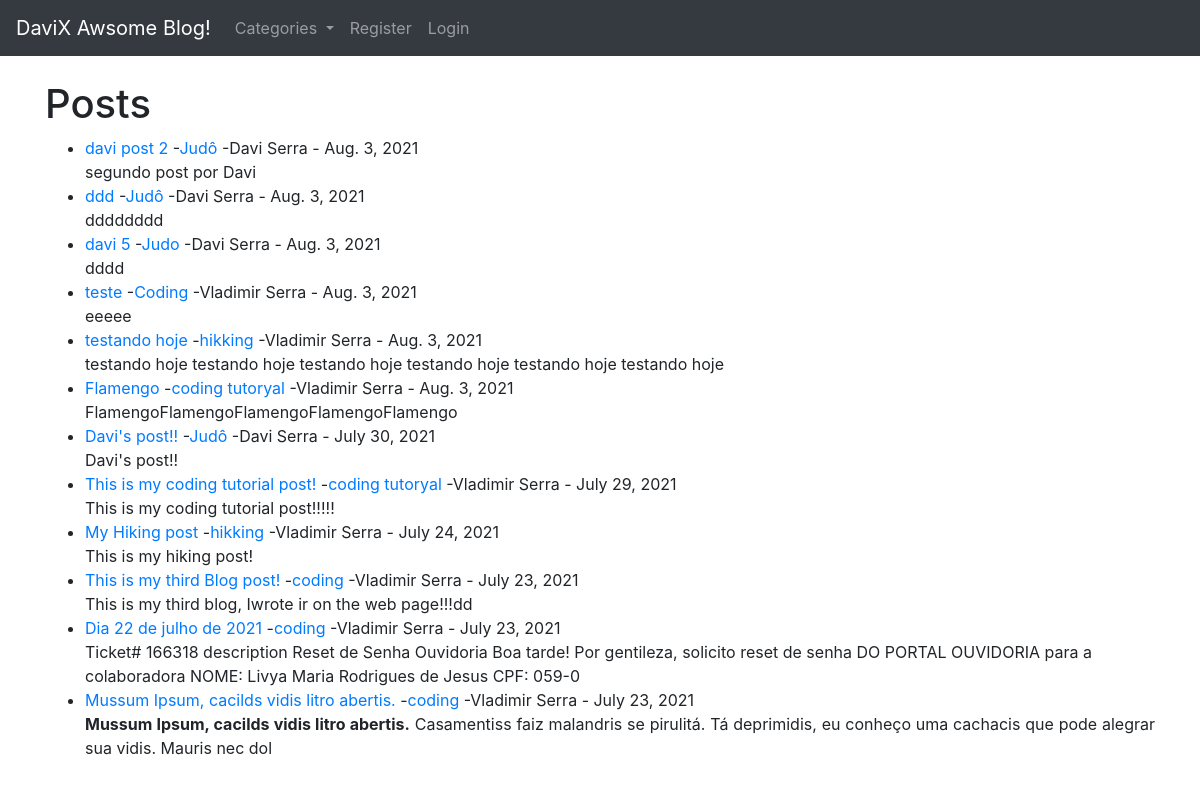
The page / on the database its author committed.
### theblog/models.py (models this page shows, shortened)
class Post(models.Model):
    title = models.CharField(max_length=255)
    title_tag = models.CharField(max_length=255)
    author = models.ForeignKey(User, on_delete=models.CASCADE)
    body = models.TextField()
    post_date = models.DateField(auto_now_add=True)
    category = models.CharField(max_length=255, default='coding')
    likes = models.ManyToManyField(User, related_name='blog_post')

### theblog/views.py (the view)
# urls.py: path('', HomeView.as_view(), name="home"),
class HomeView(ListView):
    model = Post
    template_name = 'home.html'
    ordering = ['-post_date']
    def get_context_data(self, *args, **kwargs):
        cat_menu = Category.objects.all()
        context = super(HomeView, self).get_context_data(*args, **kwargs)
        context['cat_menu'] = cat_menu
        return context

### theblog/models.py (called while the page is built)
    def __str__(self):
        return self.name

### theblog/templates/home.html (shortened to what this page needs)
{% extends 'base.html' %}
{% block content %}
<h1>Posts</h1>
<ul>
    {% for post in object_list %}
    <li><a href="{% url 'article-detail' post.pk %}">
            {{ post.title }} </a>
       -<a href="{% url 'category' post.category|slugify %}">{{ post.category}}</a>
       -{{ post.author.first_name }}
        {{ post.author.last_name }} -
            {{post.post_date}} <br/>
        {{ post.body|slice:":200"|safe }}</li>
    {% endfor %}
</ul>
{% endblock %}

### rows shown on the page
Post: title "davi post 2", category "Judô", author.first_name "Davi", author.last_name "Serra", post_date "Aug. 3, 2021", body "segundo post por Davi"
Post: title "ddd", category "Judô", author.first_name "Davi", author.last_name "Serra", post_date "Aug. 3, 2021", body "dddddddd"
Post: title "davi 5", category "Judo", author.first_name "Davi", author.last_name "Serra", post_date "Aug. 3, 2021", body "dddd"
Post: title "teste", category "Coding", author.first_name "Vladimir", author.last_name "Serra", post_date "Aug. 3, 2021", body "eeeee"
Post: title "testando hoje", category "hikking", author.first_name "Vladimir", author.last_name "Serra", post_date "Aug. 3, 2021", body "testando hoje testando hoje testando hoje testando hoje testando hoje testando hoje"
Post: title "Flamengo", category "coding tutoryal", author.first_name "Vladimir", author.last_name "Serra", post_date "Aug. 3, 2021", body "FlamengoFlamengoFlamengoFlamengoFlamengo"
Post: title "Davi's post!!", category "Judô", author.first_name "Davi", author.last_name "Serra", post_date "July 30, 2021", body "Davi's post!!"
Post: title "This is my coding tutorial post!", category "coding tutoryal", author.first_name "Vladimir", author.last_name "Serra", post_date "July 29, 2021", body "This is my coding tutorial post!!!!!"
Post: title "My Hiking post", category "hikking", author.first_name "Vladimir", author.last_name "Serra", post_date "July 24, 2021", body "This is my hiking post!"
Post: title "This is my third Blog post!", category "coding", author.first_name "Vladimir", author.last_name "Serra", post_date "July 23, 2021", body "This is my third blog, Iwrote ir on the web page!!!dd"
Post: title "Dia 22 de julho de 2021", category "coding", author.first_name "Vladimir", author.last_name "Serra", post_date "July 23, 2021", body "Ticket# 166318 description Reset de Senha Ouvidoria Boa tarde! Por gentileza, solicito reset de senha DO PORTAL OUVIDORIA para a colaboradora NOME: Livya Maria Rodrigues de Jesus CPF: 059-0"
Post: title "Mussum Ipsum, cacilds vidis litro abertis.", category "coding", author.first_name "Vladimir", author.last_name "Serra", post_date "July 23, 2021", body "Mussum Ipsum, cacilds vidis litro abertis. Casamentiss faiz malandris se pirulitá. Tá deprimidis, eu conheço uma cachacis que pode alegrar sua vidis. Mauris nec dol"
